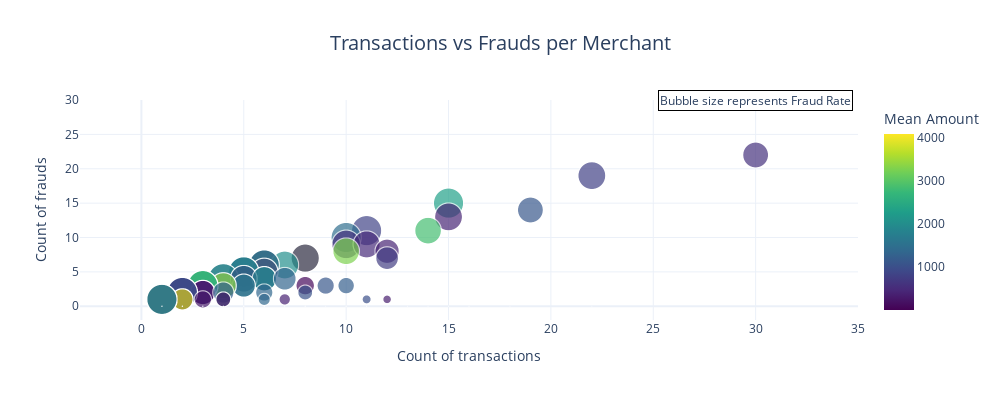

Notebook code for this chart:
### Code cell
# Creating a scatter plot with the number of transactions, number of frauds, fraud rate and transaction amount for each merchant
fig = px.scatter(
    full_merchants,
    x='total_transactions',
    y='fraud',
    size='fraud_rate',
    color='transaction_amount',
    size_max=30,
    color_continuous_scale='viridis',
    title='Transactions vs Frauds per Merchant',
    labels={
        'total_transactions': 'Count of transactions',
        'fraud': 'Count of frauds',
        'fraud_rate': 'Fraud Rate',
        'transaction_amount': 'Mean Amount'
    }
)

# Adding the merchant ID in the hover
fig.update_layout(
    xaxis_title='Count of transactions',
    yaxis_title='Count of frauds',
    title_font_size=20,
    title_x=0.5,
    hovermode='closest',
    template='plotly_white',
    width=1000,
    height=400,
)

fig.update_xaxes(range=[-3, 35])
fig.update_yaxes(range=[-2, 30])

fig.add_annotation(
    x=30, y=30,  # Posição aproximada da anotação no gráfico
    text="Bubble size represents Fraud Rate",
    showarrow=False,
    font=dict(size=12),
    bgcolor="white",
    bordercolor="black",
    borderwidth=1
)

fig.show()

### Figure 1 — Plotly figure (JSON) as saved in the notebook; plotly's stock layout.template omitted (floating-point values rounded to 4 significant figures; data arrays with more than 128 entries replaced by an {"elided": "..."} marker saying what was removed)
{"data": [{"hovertemplate": "Count of transactions=%{x}<br>Count of frauds=%{y}<br>Fraud Rate=%{marker.size}<br>Mean Amount=%{marker.color}<extra></extra>", "legendgroup": "", "marker": {"color": {"elided": "1756 float values"}, "coloraxis": "coloraxis", "size": {"elided": "1756 float values"}, "sizemode": "area", "sizeref": 0.001111, "symbol": "circle"}, "mode": "markers", "name": "", "showlegend": false, "type": "scattergl", "x": {"elided": "1756 int values"}, "xaxis": "x", "y": {"elided": "1756 int values"}, "yaxis": "y"}], "layout": {"annotations": [{"bgcolor": "white", "bordercolor": "black", "borderwidth": 1, "font": {"size": 12}, "showarrow": false, "text": "Bubble size represents Fraud Rate", "x": 30, "y": 30}], "coloraxis": {"colorbar": {"title": {"text": "Mean Amount"}}, "colorscale": [[0, "#440154"], [0.1111, "#482878"], [0.2222, "#3e4989"], [0.3333, "#31688e"], [0.4444, "#26828e"], [0.5556, "#1f9e89"], [0.6667, "#35b779"], [0.7778, "#6ece58"], [0.8889, "#b5de2b"], [1, "#fde725"]]}, "height": 400, "hovermode": "closest", "legend": {"itemsizing": "constant", "tracegroupgap": 0}, "title": {"font": {"size": 20}, "text": "Transactions vs Frauds per Merchant", "x": 0.5}, "width": 1000, "xaxis": {"anchor": "y", "domain": [0, 1], "range": [-3, 35], "title": {"text": "Count of transactions"}}, "yaxis": {"anchor": "x", "domain": [0, 1], "range": [-2, 30], "title": {"text": "Count of frauds"}}}}
